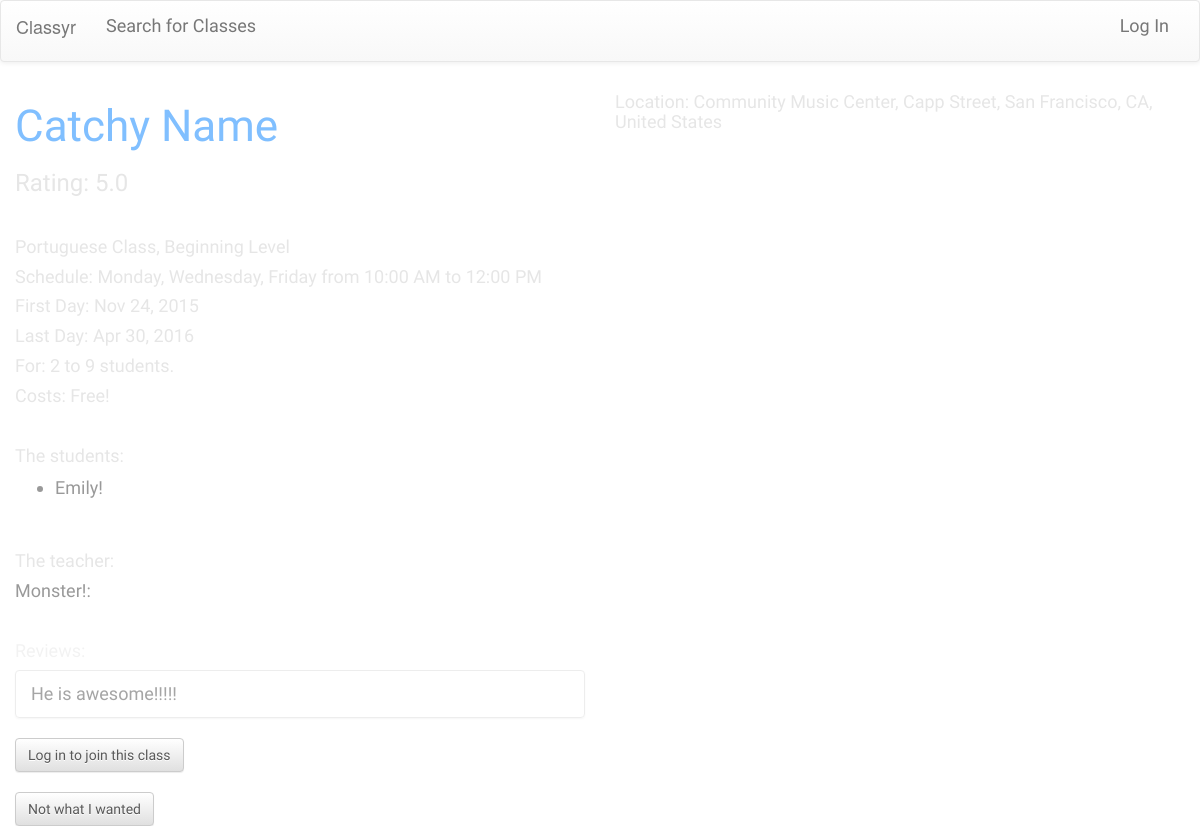
Before: /class-info/4 with the older database file.
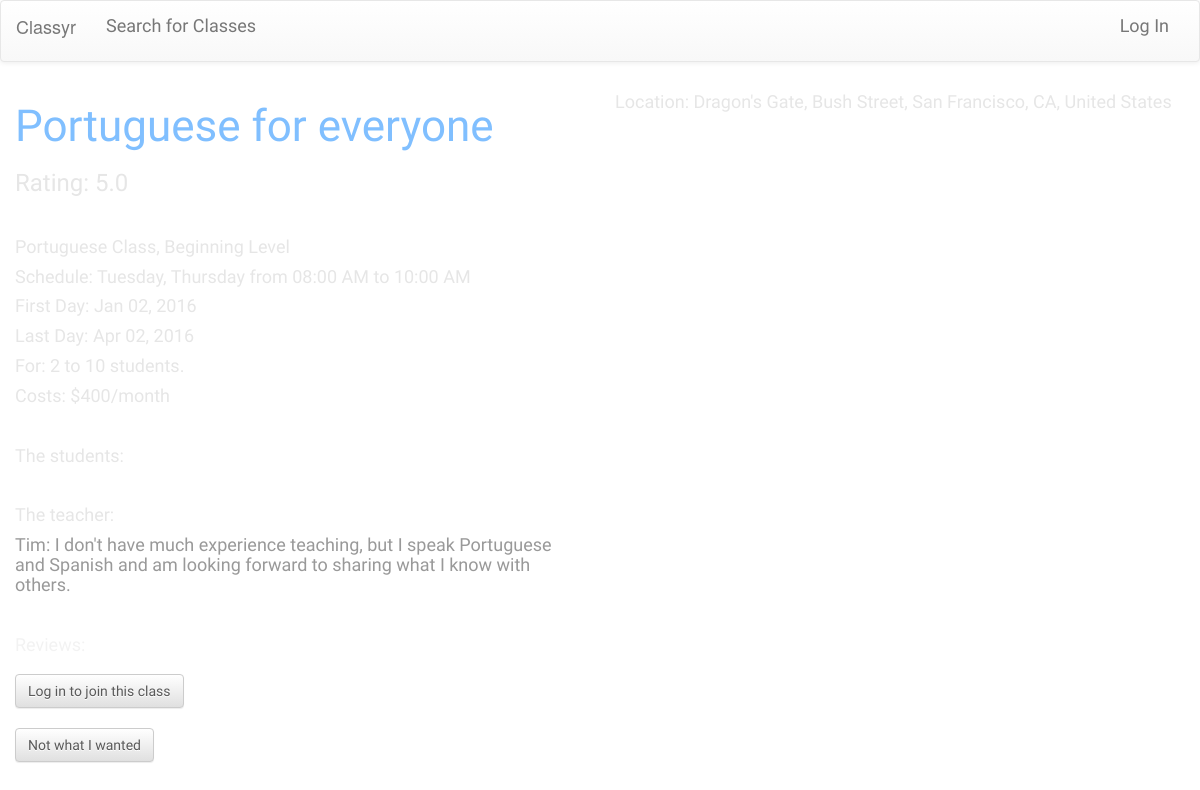
After: the same page with the newer database file.
### model.py (models this page shows, shortened)
class Classroom(db.Model):
    __tablename__ = "classes"
    class_id = db.Column(db.Integer, autoincrement=True, primary_key=True)
    class_name = db.Column(db.String(35), nullable=False)
    language = db.Column(db.String(40), nullable=False)
    level = db.Column(db.String, nullable=False)
    cost = db.Column(db.Integer, nullable=True)
    per_time = db.Column(db.String, nullable=False)
    base_price = db.Column(db.Float)
    min_students = db.Column(db.Integer, nullable=False)
    max_students = db.Column(db.Integer, nullable=False)
    address = db.Column(db.String, nullable=True)
    class_days = db.Column(db.String, nullable=False)
    start_date = db.Column(db.DateTime, nullable=False)
    end_date = db.Column(db.DateTime, nullable=True)
    start_time = db.Column(db.DateTime, nullable=False)
    end_time = db.Column(db.DateTime, nullable=False)
    rating = db.Column(db.Integer, nullable=True)
    rating_count = db.Column(db.Integer)
    create_date = db.Column(db.DateTime)
    c_count = db.Column(db.Integer)
    hide_reviews = db.Column(db.Boolean, default=0)

class User(db.Model):
    __tablename__ = "users"
    user_id = db.Column(db.Integer, primary_key=True, autoincrement=True)
    username = db.Column(db.String(40), nullable=False)
    email = db.Column(db.String(100), nullable=False)
    password = db.Column(db.String(30), nullable=False)
    fname = db.Column(db.String(60))
    lname = db.Column(db.String(100))
    is_teacher = db.Column(db.Boolean, nullable=False)
    image = db.Column(db.String(150))
    bio = db.Column(db.String(300))

class Review(db.Model):
    __tablename__ = "reviews"
    review_id = db.Column(db.Integer, primary_key=True, autoincrement=True)
    user_id = db.Column(db.Integer, db.ForeignKey('users.user_id'), nullable=True)
    class_id = db.Column(db.Integer, db.ForeignKey('classes.class_id'), nullable=True)
    review = db.Column(db.String, nullable=True)
    user_connect = db.relationship('User', backref=db.backref('reviews'))
    class_connect = db.relationship('Classroom', backref=db.backref('reviews'))
    def __repr__(self):
        return "<Relationship review={} class_id={}>".format(self.review, self.class_id)

### server.py (the view, shortened to what this page needs)
@app.route('/class-info/<int:url_id>')
def class_info(url_id):
    returned_classes = db.session.query(Classroom).filter(Classroom.class_id==url_id).first()
    all_class = db.session.query(User).join(ClassUser).filter(ClassUser.class_id==url_id).all()
    address=returned_classes.address
    day_join = str(returned_classes.class_days)
    day_join = re.sub('&',', ', day_join)
    days_split = re.sub('days=', '', day_join)
    print "DAYS_SPLIT: ", days_split
    starttime = returned_classes.start_time.strftime("%I:%M %p")
    endtime = returned_classes.end_time.strftime("%I:%M %p")
    startdate = returned_classes.start_date.strftime("%b %d, %Y")
    enddate = returned_classes.end_date.strftime("%b %d, %Y")
    rate_format = returned_classes.rating
    rate_format = "%.1f" % rate_format
    reviews = db.session.query(Review).filter(Review.class_id==url_id).all()
    for review in reviews:
        if len(review.review) > 10:
            print review
    return render_template("class-info.html", returned_classes=returned_classes, url_id=url_id, all_class=all_class,
                                                logged_in=None, starttime=starttime, endtime=endtime, startdate=startdate,
                                                enddate=enddate, days_split=days_split, rate_format=rate_format,
                                                reviews=reviews)

### templates/class-info.html (shortened to what this page needs)
{% extends 'base.html' %}
{% block body %}
  <div id="picture">
  <div id="basic-class" class="col-sm-6 col-md-5 col-lg-6">
    <div>
      <h1>{{ returned_classes.class_name }}</h1>
    </div>
    <div>
      <h3>Rating: {{ rate_format }}</h3>
    </div>
  <br>
    <div>
      <h5 id="class-info">{{ returned_classes.language }} Class, {{ returned_classes.level }} Level</h5>
    </div>
    <div>
      <h5>Schedule: {{ days_split }} from {{ starttime }} to {{ endtime }}</h5>
    </div>
    <div>
      <h5>First Day: {{ startdate }}</h5>
        {% if returned_classes.end_date == "" %}
        <h5>This class is ongoing</h5>
        {% else %}
        <h5>Last Day: {{ enddate }}</h5>
        {% endif %}
    </div>
    <div>
      <h5>For: {{ returned_classes.min_students }} to {{ returned_classes.max_students }} students.</h5>
    </div>
    <div>
      {% if returned_classes.cost == 0 %}
      <h5>Costs: Free!</h5>
      {% else %}
      <h5>Costs: ${{ returned_classes.cost }}/{{ returned_classes.per_time }}</h5>
      {% endif %}
    </div>
<br>
    <div>
      <h5>The students:</h5>
        <ul>
          {% for stu in all_class %}
          {% if stu.is_teacher == 0 %}
          <li>{{ stu.username }}</li>
        {% endif %}
        {% endfor %}
        </ul>
<br>
      <h5>The teacher:</h5>
          {% for stu in all_class %}
          {% if stu.is_teacher == 1 %}
          <h4>{{ stu.username }}:  {{ stu.bio }}</h4>
          {% endif %}
          {% endfor %}
    </div>
<br>
    <div id="reviews">
      <h5>Reviews:</h5>
        {% if returned_classes.hide_reviews == 0 %}
        <ul class="list-group">
          {% for review in reviews %}
          <li class="list-group-item">{{ review.review }}</li>
          {% endfor %}
        </ul>
        {% endif %}
    </div>
    <div>
      {% if logged_in %}
      {% if returned_classes.c_count - returned_classes.max_students == 0  %}
      <h5>Sorry, this class is full</h5>
      {% else %}
      <form action="/join-class" method="POST" id="join-this-class">
        <input type="hidden" name="class-join" id="join-me" value={{ returned_classes.class_id }}>
        <button type="submit" class="btn btn-default" name="join-it" id="join-it">Join</button>
      </form>
      {% endif %}
      {% else %}
     <form action="/login-visitor" method="GET" id="login">
        <button type="submit" class="btn btn-default" name="login-visitor">Log in to join this class</button>
      </form>
      {% endif %}
<br>
        <a href="/search"><button class="btn btn-default" name="return-search" id="return-search">Not what I wanted</button></a>
    </div>
  </div>
<div class="col-sm-6 col-md-5 col-md-offset-2 col-lg-6 col-lg-offset-0">
  <div>
    <h5>Location: {{ returned_classes.address }} </h5>
  </div>
  <div id="map" style="width: 400px; height: 400px"></div>
</div>
</div>
{% endblock %}

Changed rows visible on the page:
no longer on this page (row edited): User: username "Emily!", shown under "The students:"
no longer on this page (row edited): User: username "Monster!", shown under "The teacher:"
no longer on this page (row edited): Review: review "He is awesome!!!!!"
changed Classroom "Portuguese": class_name "Catchy Name" → "Portuguese for everyone"; start_date "Nov 24, 2015" → "Jan 02, 2016"; end_date "Apr 30, 2016" → "Apr 02, 2016"; max_students "9" → "10"; cost (not shown) → "400"; per_time (not shown) → "month"; address "Community Music Center, Capp Street, San Francisco, CA, United States" → "Dragon's Gate, Bush Street, San Francisco, CA, United States"
now on this page (row edited): User: username "Tim", bio "I don't have much experience teaching, but I speak Portuguese and Spanish and am looking forward to sharing what I know with others.", shown under "The teacher:"
Other visible differences:
{{ days_split }}: "Monday, Wednesday, Friday" → "Tuesday, Thursday"
{{ starttime }}: "10:00 AM" → "08:00 AM"
{{ endtime }}: "12:00 PM" → "10:00 AM"
text no longer shown: "Costs: Free!"
text now shown: "Costs: $ /"
